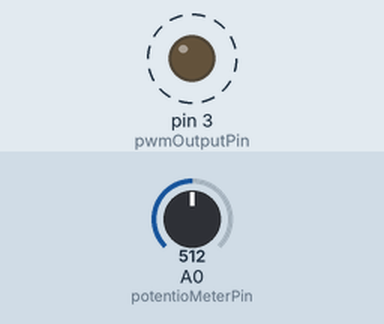
Bench run of a sketch on a simulated Arduino Uno, built with avr-gcc and run on an emulated ATmega328P. Shown: output pins drawn as LEDs (lit = HIGH). Dashed ring = blinking. The inputs (shaded band) are chosen by the test bench; at power-on: A0 (potentioMeterPin) = 512. What the sketch prints to the serial monitor is not drawn.

Above: at 1.2 s.
1.3 s: A0 (potentioMeterPin) set to 716
4.3 s: A0 (potentioMeterPin) set to 511
Timing chart, 0 to 13.3 s (numbered marks = the images above; inputs shaded):
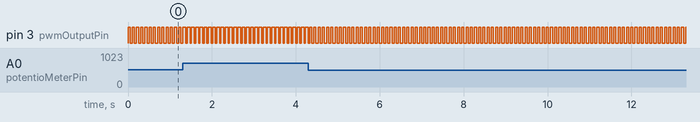

The sketch:

ex_6_1_start.ino
```cpp
/*
  예제 6.1
  포텐쇼미터 입력
*/

// 0번 아날로그핀을 포텐쇼미터 입력으로 설정한다.
const int potentioMeterPin = 0;

//13번 핀에 연결되어 있는 내장 LED를 출력으로 사용한다.
const int ledPin = 13;

const int pwmOutputPin = 3;

void setup() {
  // 13번 핀을 출력으로 설정한다. 아날로그 입력핀은 설정이 불필요하다.
  pinMode(pwmOutputPin, OUTPUT);
  // 시리얼 통신을 설정한다.
  Serial.begin(9600);
}

void loop() {

  int adcValue; // 실제 센서로부터 읽은 값 (0~1023)
  int duty;     // LED 점멸 주기 (0~100%)
  int pwm;

  // 포텐쇼미터 값을 읽는다.
  adcValue = analogRead(potentioMeterPin);
  // 포텐쇼미터 값을 0~100의 범위로 변경한다.
  duty = map(adcValue, 0, 1023, 0, 100);

  // LED를 duty ms 만큼 점등한다.
  digitalWrite(pwmOutputPin, HIGH);
  delay(duty);


  // 나머지 시간에는 소등시킨다.
  digitalWrite(pwmOutputPin, LOW);
  delay(100 - duty);


  // 시리얼 통신으로 ADC 값과 Duty를 출력한다.
  Serial.print("ADC Value is ");
  Serial.print(adcValue);
  Serial.print(". Duty cycle is ");
  Serial.print(duty);
  Serial.println("%");
}
```

Measured:
- by itself, pin 3 (pwmOutputPin): alternates HIGH for 0.05 s and LOW for 0.05 s
